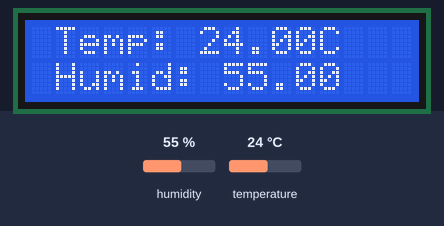
Recording of a sketch running on a simulated Arduino Uno, built with avr-gcc and run on an emulated ATmega328P. Shown: 16×2 character LCD. Wiring (inferred from the names in the program): DHT22 sensor: data pin 4. The test bench sets the inputs (shaded band); at power-on: humidity 55 %, temperature 24 °C.

Above: at 1.7 s.
1.8 s: humidity set to 22 %
At 3.5 s:
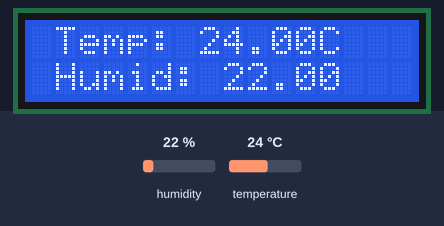
4.7 s: temperature set to 12 °C
At 6.1 s:
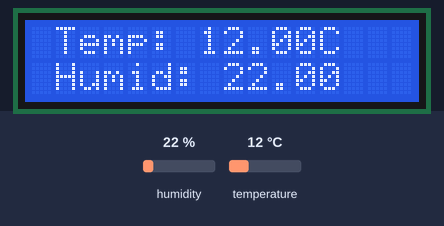
7.6 s: humidity set to 40 %
At 10.1 s:
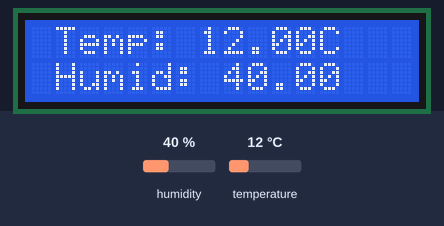
10.8 s: temperature set to 19 °C
At 12.8 s:
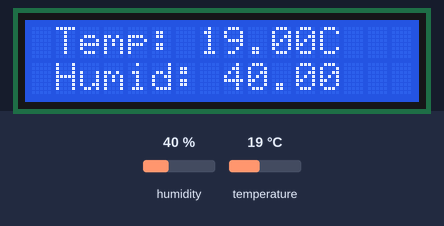
Timing chart, 0 to 14.3 s (numbered marks = the images above; inputs shaded):
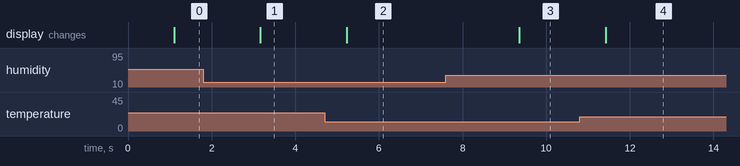

Measured:
- after the input at 1.8 s, the display: changes after 1.4 s (image 1)
- after the input at 4.7 s, the display: changes after 0.53 s (image 2)
- after the input at 7.6 s, the display: changes after 1.8 s (image 3)
- after the input at 10.8 s, the display: changes after 0.62 s (image 4)

The sketch:

SENSOR_DHT_22_com_LCD_I2C.ino
```cpp
#include <Adafruit_Sensor.h>

#include <DHT_U.h>

//Libraries
#include <DHT.h>;

//Constants
#define DHTPIN 4
#define DHTTYPE DHT22
DHT dht(DHTPIN, DHTTYPE);

//Variables
int chk;
float hum;  //Stores humidity value
float temp; //Stores temperature value

// parte do lcd

#include <LiquidCrystal_I2C.h>

byte custom[8] = {
  0b00111,          // Caractere customizado
  0b00101,
  0b00111,
  0b00000,
  0b00000,
  0b00000,
  0b00000,
  0b00000
};

LiquidCrystal_I2C lcd(0x27,16,2);

void setup()
{
  pinMode(4, OUTPUT);
  Serial.begin(9600);
  dht.begin();

  // inicialização do lcd
  analogReference(INTERNAL);  // Muda a referência de 5V para 1,1V
  lcd.init();
  lcd.backlight();
  lcd.createChar(5, custom);
}

void loop()
{
    delay(1000);
    hum = dht.readHumidity();
    temp= dht.readTemperature();

    lcd.setCursor(1,0);
    lcd.print("Temp: ");
    lcd.print(temp);
    lcd.print("C ");
    lcd.home();
    lcd.setCursor(1,1);

    lcd.print("Humid: ");
    lcd.print(hum);


   // Serial.print("Humidity: ");
   // Serial.print(hum);
   // Serial.print(" %, Temp: ");
   // Serial.print(temp);
   // Serial.println(" Celsius");
}
```
